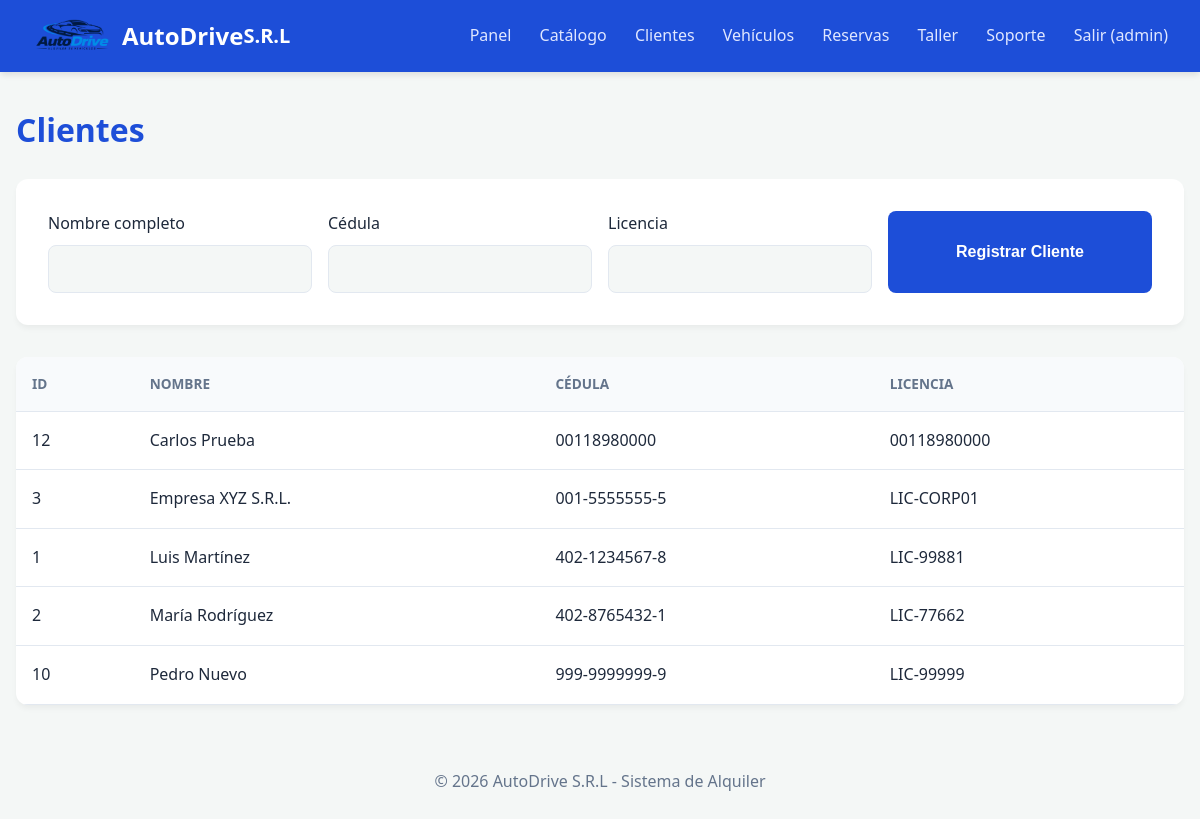
/clientes.php (signed in), run on the app's committed database.
### tables this page shows
CREATE TABLE `clientes` (
  `Clientes_ID` int(11) NOT NULL,
  `Clientes_Cedula` varchar(15) NOT NULL,
  `Clientes_Nombre` varchar(100) NOT NULL,
  `Clientes_Licencia` varchar(20) NOT NULL,
  `Clientes_FechaRegistro` datetime DEFAULT current_timestamp()
);

### clientes.php (the view, shortened to what this page needs)
<?php
require 'lib.php'; requerir([1, 2]);
cabecera('Clientes'); ?>
<form method="post"><?= campo() ?>
<label>Nombre completo<input name="nombre" required></label>
<label>Cédula<input name="cedula" required></label>
<label>Licencia<input name="licencia" required></label>
<button>Registrar Cliente</button></form>
<div class="tw"><table><tr><th>ID</th><th>Nombre</th><th>Cédula</th><th>Licencia</th></tr>
<?php foreach (q('SELECT * FROM Clientes ORDER BY Clientes_Nombre') as $r): ?>
<tr>
  <td><?= $r['Clientes_ID'] ?></td>
  <td><?= h($r['Clientes_Nombre']) ?></td>
  <td><?= h($r['Clientes_Cedula']) ?></td>
  <td><?= h($r['Clientes_Licencia']) ?></td>
</tr>
<?php endforeach; ?></table></div>

### estilos.css (style rules this page uses)
:root { --bg: #f4f7f6; --c: #ffffff; --t: #1e293b; --m: #64748b; --a: #1d4ed8; --a-hover: #1e3a8a; --b: #e2e8f0; --peligro: #ef4444; --exito: #10b981; }
* { box-sizing: border-box; }
body { margin: 0; font-family: 'Segoe UI', Tahoma, Geneva, Verdana, sans-serif; background: var(--bg); color: var(--t); line-height: 1.6; }
form, .card { background: var(--c); padding: 2rem; border-radius: 12px; box-shadow: 0 4px 6px -1px rgba(0,0,0,0.05); margin-bottom: 2rem; display: grid; grid-template-columns: repeat(auto-fit, minmax(250px, 1fr)); gap: 1rem; }
label { display: flex; flex-direction: column; font-weight: 500; color: var(--t); gap: 0.5rem; }
input, select, textarea { padding: 0.75rem; border: 1px solid var(--b); border-radius: 8px; font-size: 1rem; font-family: inherit; background: var(--bg); transition: border 0.3s; }
button, .btn { padding: 0.75rem 1.5rem; border: none; border-radius: 8px; background: var(--a); color: #fff; font-size: 1rem; font-weight: bold; cursor: pointer; transition: background 0.3s; text-decoration: none; text-align: center; display: inline-block; }
.tw { overflow-x: auto; background: var(--c); border-radius: 12px; box-shadow: 0 4px 6px -1px rgba(0,0,0,0.05); }
table { width: 100%; border-collapse: collapse; }
th, td { text-align: left; padding: 1rem; border-bottom: 1px solid var(--b); }
th { background: #f8fafc; font-weight: 600; color: var(--m); text-transform: uppercase; font-size: 0.85rem; }

### data on the page
clientes: Clientes_ID "12", Clientes_Nombre "Carlos Prueba", Clientes_Cedula "00118980000", Clientes_Licencia "00118980000"
clientes: Clientes_ID "3", Clientes_Nombre "Empresa XYZ S.R.L.", Clientes_Cedula "001-5555555-5", Clientes_Licencia "LIC-CORP01"
clientes: Clientes_ID "1", Clientes_Nombre "Luis Martínez", Clientes_Cedula "402-1234567-8", Clientes_Licencia "LIC-99881"
clientes: Clientes_ID "2", Clientes_Nombre "María Rodríguez", Clientes_Cedula "402-8765432-1", Clientes_Licencia "LIC-77662"
clientes: Clientes_ID "10", Clientes_Nombre "Pedro Nuevo", Clientes_Cedula "999-9999999-9", Clientes_Licencia "LIC-99999"

### other printed values
$u['nombre'] "admin"
$t "Clientes"
